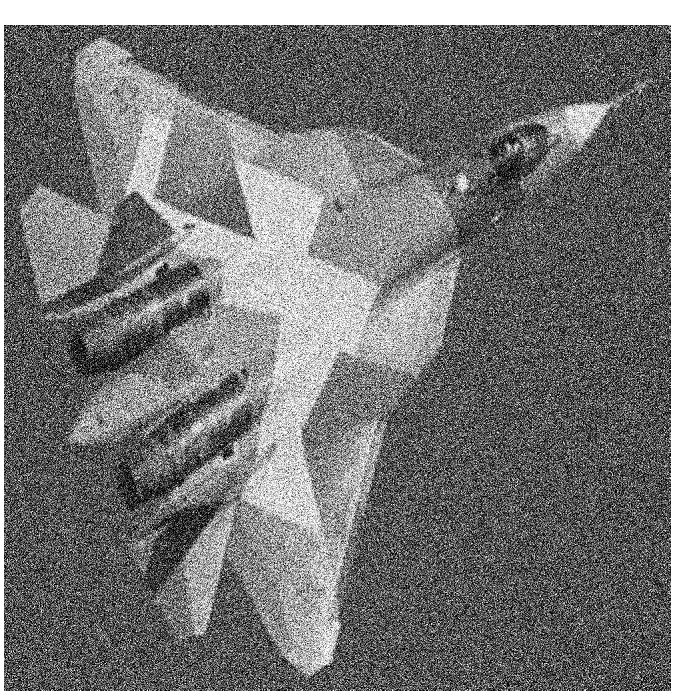
#> input picture Media Files/input_images/img_7.jpg, 675 x 698 px
$ python 05_otsu_binarization.py
#> lines starting #> are read from the running program, lines starting #| are printed output that depends on the picture; after the words box and inside, x2 and y2 are one past the last pixel; in counts of white or black regions, pixels touching at a corner belong together
import cv2
import numpy as np
from matplotlib import pyplot as plt

img = cv2.imread('../Media Files/input_images/img_7.jpg', 0)
#> img is the input picture: shape (698, 675); min 0, max 255, mean 116.7

# global thresholding
ret1, th1 = cv2.threshold(src=img, thresh=127, maxval=255, type=cv2.THRESH_BINARY)
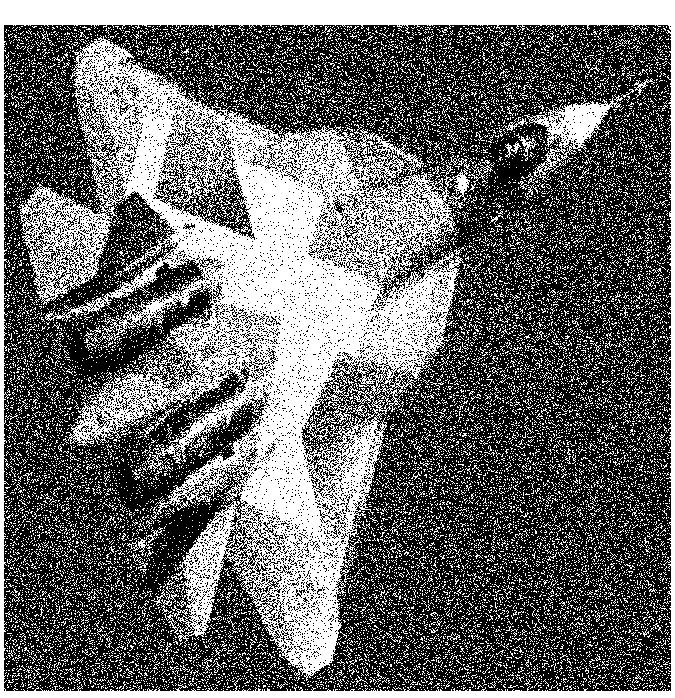
#> th1: shape (698, 675); 40.6% white; 20803 white regions (20691 under 20 px), largest, box (x1, y1, x2, y2) and area: (17, 35, 470, 681) 101146, (0, 0, 675, 698) 28208, (524, 94, 623, 182) 2447

# Otsu's thresholding
ret2, th2 = cv2.threshold(src=img, thresh=0, maxval=255, type=cv2.THRESH_BINARY + cv2.THRESH_OTSU)
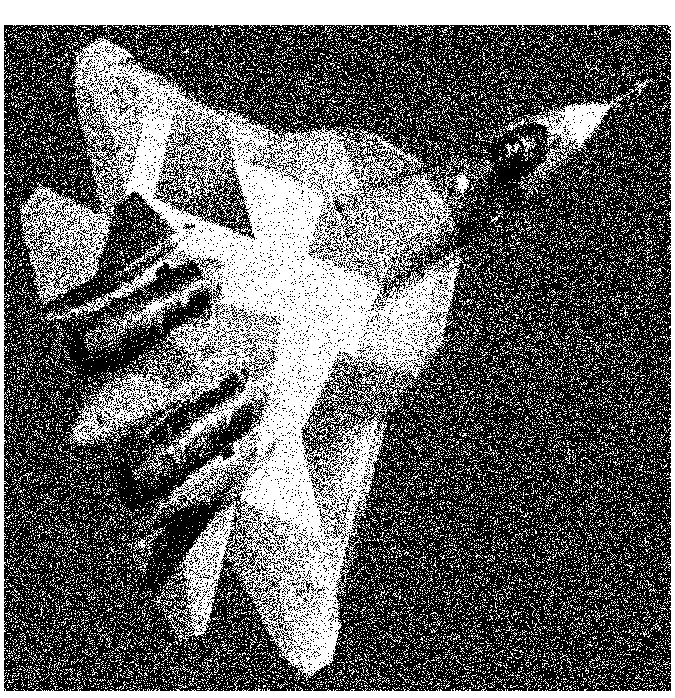
#> th2: shape (698, 675); 39.2% white; 21423 white regions (21353 under 20 px), largest, box (x1, y1, x2, y2) and area: (45, 36, 470, 681) 93768, (0, 0, 675, 698) 28042, (17, 182, 116, 305) 4526
#> ret2 = 129

# Otsu's thresholding after Gaussian filtering
blur = cv2.GaussianBlur(src=img, ksize=(5, 5), sigmaX=0)
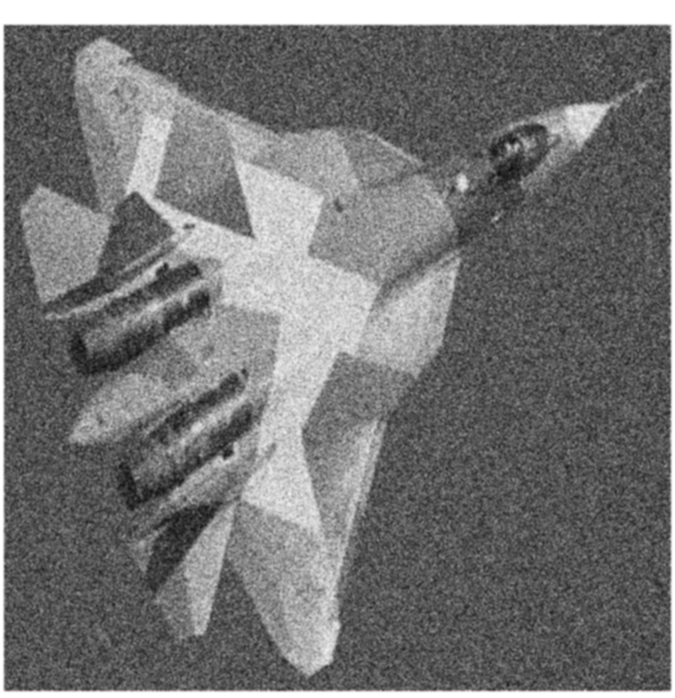
#> blur: shape (698, 675); min 13, max 255, mean 116.8
ret3, th3 = cv2.threshold(src=blur, thresh=0, maxval=255, type=cv2.THRESH_BINARY + cv2.THRESH_OTSU)
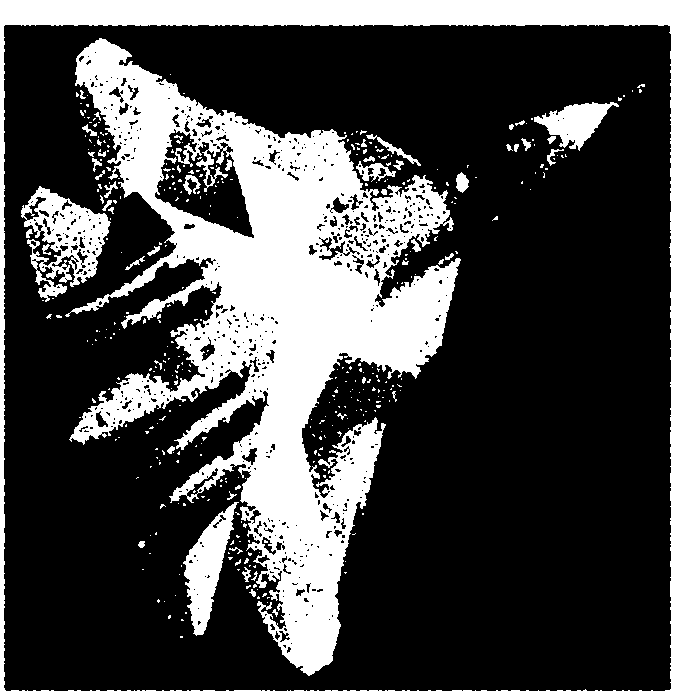
#> th3: shape (698, 675); 27.6% white; 396 white regions (344 under 20 px), largest, box (x1, y1, x2, y2) and area: (65, 38, 461, 676) 88009, (0, 0, 675, 698) 28065, (21, 186, 111, 302) 4599
#> ret3 = 139

# plot all the images and their histograms
images = [img, 0, th1,
          img, 0, th2,
          blur, 0, th3]
titles = ['Original Noisy Image', 'Histogram', 'Global Thresholding (v=127)',
          'Original Noisy Image', 'Histogram', "Otsu's Thresholding",
          'Gaussian filtered Image', 'Histogram', "Otsu's Thresholding"]

for i in range(3):
    plt.subplot(3, 3, i * 3 + 1), plt.imshow(images[i * 3], 'gray')
    plt.title(titles[i * 3]), plt.xticks([]), plt.yticks([])
    plt.subplot(3, 3, i * 3 + 2), plt.hist(images[i * 3].ravel(), 256)
    plt.title(titles[i * 3 + 1]), plt.xticks([]), plt.yticks([])
    plt.subplot(3, 3, i * 3 + 3), plt.imshow(images[i * 3 + 2], 'gray')
    plt.title(titles[i * 3 + 2]), plt.xticks([]), plt.yticks([])
plt.show()
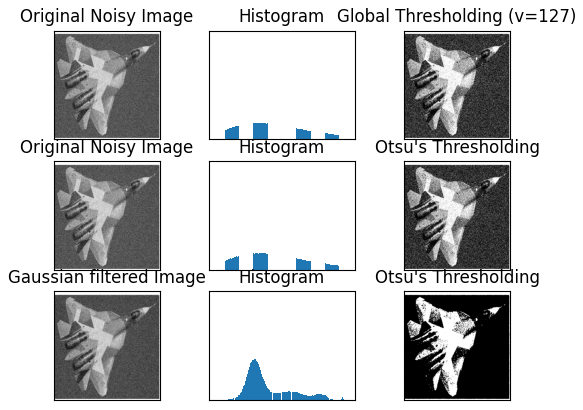
#> figure drawn by matplotlib, 9 panels

$ run again, with Media Files/input_images/img_1.jpg copied over Media Files/input_images/img_7.jpg
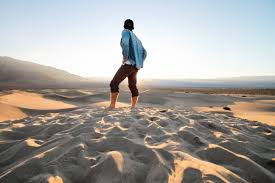
#> input picture Media Files/input_images/img_1.jpg, 275 x 183 px
#> `ret1, th1 = cv2.threshold(src=img, thresh=127, maxval=255, type=cv2.TH..`:
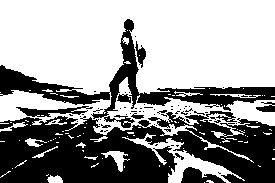
#> th1: shape (183, 275); 60.8% white; 70 black regions (60 under 20 px), largest, box (x1, y1, x2, y2) and area: (0, 111, 275, 183) 13611, (0, 19, 275, 128) 4670, (181, 167, 226, 183) 410
#> th2: shape (183, 275); 50.3% white; 15 black regions (13 under 20 px), largest, box (x1, y1, x2, y2) and area: (0, 19, 275, 183) 24557, (181, 167, 226, 183) 453
#> ret2 = 162
#> `ret3, th3 = cv2.threshold(src=blur, thresh=0, maxval=255, type=cv2.THR..`:
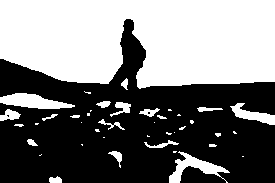
#> th3: shape (183, 275); 47.8% white; 41 white regions (21 under 20 px), largest, box (x1, y1, x2, y2) and area: (0, 0, 275, 89) 20991, (0, 93, 75, 109) 725, (169, 151, 230, 183) 666
#> ret3 = 165

$ run again, with Media Files/input_images/img_10.jpg copied over Media Files/input_images/img_7.jpg
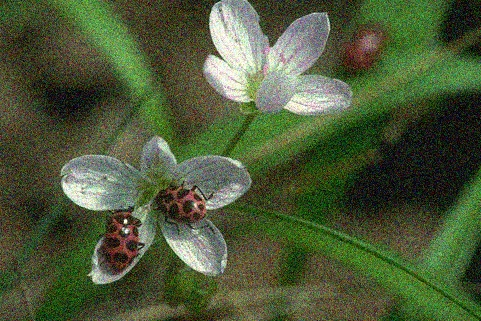
#> input picture Media Files/input_images/img_10.jpg, 481 x 321 px
#> `ret1, th1 = cv2.threshold(src=img, thresh=127, maxval=255, type=cv2.TH..`:
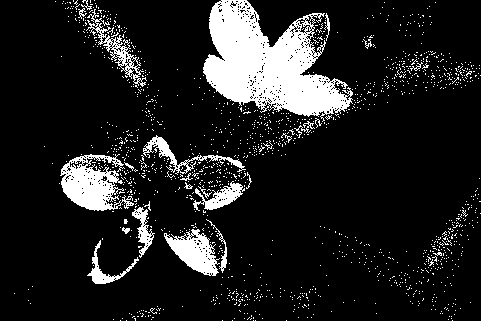
#> th1: shape (321, 481); 12.8% white; 1437 white regions (1412 under 20 px), largest, box (x1, y1, x2, y2) and area: (203, 0, 353, 122) 9859, (60, 154, 134, 211) 2304, (164, 229, 220, 276) 1335
#> th2: shape (321, 481); 23.9% white; 2565 white regions (2526 under 20 px), largest, box (x1, y1, x2, y2) and area: (59, 0, 481, 217) 22132, (58, 0, 152, 98) 2684, (161, 218, 229, 281) 2025
#> ret2 = 103
#> `ret3, th3 = cv2.threshold(src=blur, thresh=0, maxval=255, type=cv2.THR..`:
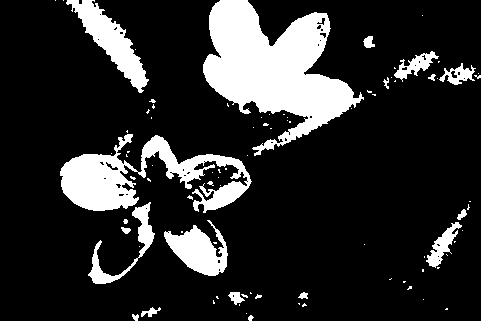
#> th3: shape (321, 481); 17.1% white; 88 white regions (69 under 20 px), largest, box (x1, y1, x2, y2) and area: (203, 0, 364, 156) 12259, (60, 134, 252, 213) 6217, (66, 0, 149, 93) 2450
#> ret3 = 110

$ run again, with Media Files/input_images/img_12.jpg copied over Media Files/input_images/img_7.jpg
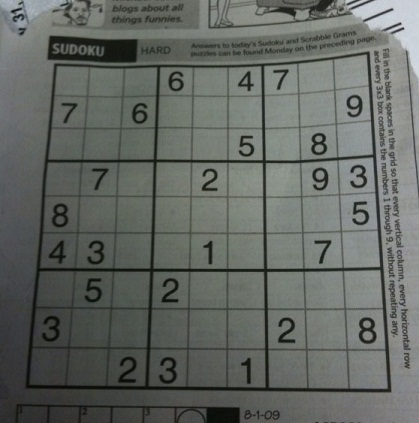
#> input picture Media Files/input_images/img_12.jpg, 419 x 423 px
#> `ret1, th1 = cv2.threshold(src=img, thresh=127, maxval=255, type=cv2.TH..`:
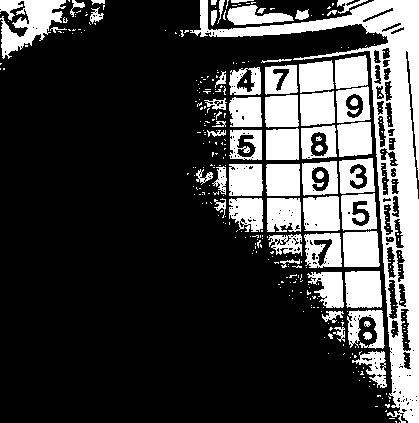
#> th1: shape (423, 419); 25.6% white; 333 white regions (274 under 20 px), largest, box (x1, y1, x2, y2) and area: (190, 0, 419, 423) 14935, (0, 0, 66, 59) 2037, (345, 271, 382, 308) 1282
#> th2: shape (423, 419); 59.5% white; 336 black regions (260 under 20 px), largest, box (x1, y1, x2, y2) and area: (0, 51, 391, 423) 58753, (47, 35, 231, 64) 3751, (208, 0, 352, 29) 1133
#> ret2 = 96
#> `ret3, th3 = cv2.threshold(src=blur, thresh=0, maxval=255, type=cv2.THR..`:
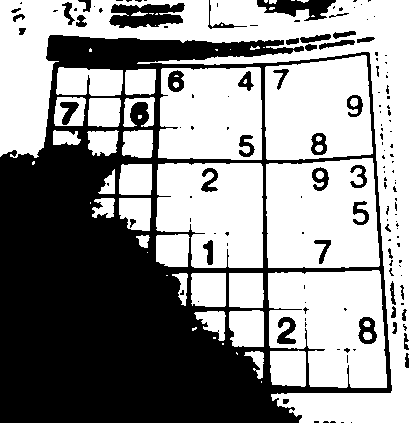
#> th3: shape (423, 419); 58.1% white; 145 black regions (101 under 20 px), largest, box (x1, y1, x2, y2) and area: (0, 35, 392, 423) 66755, (109, 3, 185, 28) 1324, (257, 0, 336, 21) 898
#> ret3 = 97
